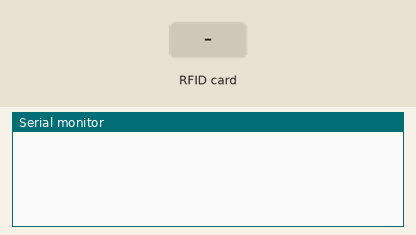
Simulated run of this sketch. Board: Arduino Mega 2560, built with avr-gcc and run on an emulated ATmega2560. Parts: the last lines printed to the serial monitor. The inputs (shaded band) are chosen by the test bench.

Above: at 1.2 s.
1.3 s: RFID card 04 D7 CB 2B held to the reader
At 1.8 s:
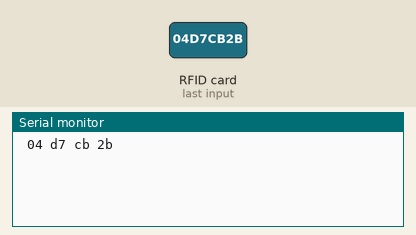
2.8 s: RFID card D5 99 55 23 held to the reader
At 3.3 s:
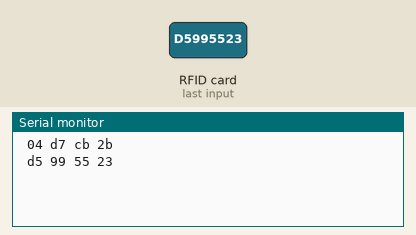
4.3 s: RFID card 83 3D 47 02 held to the reader
At 4.8 s:
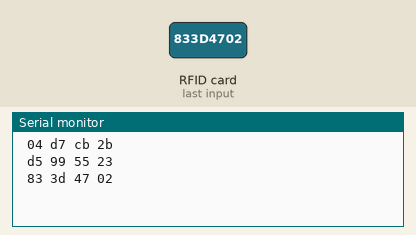
5.8 s: RFID card 5E 7A 19 C4 held to the reader
At 6.6 s:
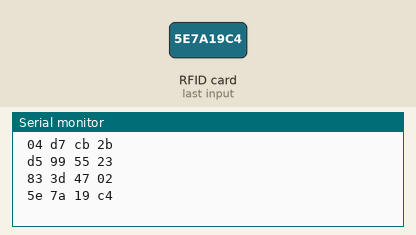

Measured:
- after the input at 1.3 s, the serial monitor: prints a new line at once (image 1)
- after the input at 2.8 s, the serial monitor: prints a new line at once (image 2)
- after the input at 4.3 s, the serial monitor: prints a new line at once (image 3)
- after the input at 5.8 s, the serial monitor: prints a new line at once (image 4)

The sketch:

ArduinoCode.ino
```cpp
/*
 * ----------------------------------------------------------------------------
 * This is a MFRC522 library example; see https://github.com/miguelbalboa/rfid
 * for further details and other examples.
 *
 * NOTE: The library file MFRC522.h has a lot of useful info. Please read it.
 *
 * Released into the public domain.
 * ----------------------------------------------------------------------------
 * Example sketch/program which will try the most used default keys listed in
 * https://code.google.com/p/mfcuk/wiki/MifareClassicDefaultKeys to dump the
 * block 0 of a MIFARE RFID card using a RFID-RC522 reader.
 *
 * Typical pin layout used:
 * -----------------------------------------------------------------------------------------
 *             MFRC522      Arduino       Arduino   Arduino    Arduino          Arduino
 *             Reader/PCD   Uno/101       Mega      Nano v3    Leonardo/Micro   Pro Micro
 * Signal      Pin          Pin           Pin       Pin        Pin              Pin
 * -----------------------------------------------------------------------------------------
 * RST/Reset   RST          9             5         D9         RESET/ICSP-5     RST
 * SPI SS      SDA(SS)      10            53        D10        10               10
 * SPI MOSI    MOSI         11 / ICSP-4   51        D11        ICSP-4           16
 * SPI MISO    MISO         12 / ICSP-1   50        D12        ICSP-1           14
 * SPI SCK     SCK          13 / ICSP-3   52        D13        ICSP-3           15
 *
 */

#include <SPI.h>
#include <MFRC522.h>

#define RST_PIN         5
#define SS_PIN          53

String tag1 = " 04 d7 cb 2b";
String tag2 = " d5 99 55 23";
String tag3 = " 83 3d 47 02";
String tag4 = " e5 e1 5e 23";
MFRC522 mfrc522(SS_PIN, RST_PIN);

#define NR_KNOWN_KEYS   8

byte knownKeys[NR_KNOWN_KEYS][MFRC522::MF_KEY_SIZE] =  {
    {0xff, 0xff, 0xff, 0xff, 0xff, 0xff}, // FF FF FF FF FF FF = factory default
    {0xa0, 0xa1, 0xa2, 0xa3, 0xa4, 0xa5}, // A0 A1 A2 A3 A4 A5
    {0xb0, 0xb1, 0xb2, 0xb3, 0xb4, 0xb5}, // B0 B1 B2 B3 B4 B5
    {0x4d, 0x3a, 0x99, 0xc3, 0x51, 0xdd}, // 4D 3A 99 C3 51 DD
    {0x1a, 0x98, 0x2c, 0x7e, 0x45, 0x9a}, // 1A 98 2C 7E 45 9A
    {0xd3, 0xf7, 0xd3, 0xf7, 0xd3, 0xf7}, // D3 F7 D3 F7 D3 F7
    {0xaa, 0xbb, 0xcc, 0xdd, 0xee, 0xff}, // AA BB CC DD EE FF
    {0x00, 0x00, 0x00, 0x00, 0x00, 0x00}  // 00 00 00 00 00 00
};

/*
 * Initialize.
 */
void setup() {
    Serial.begin(9600);         // Initialize serial communications with the PC
    while (!Serial);            // Do nothing if no serial port is opened (added for Arduinos based on ATMEGA32U4)
    SPI.begin();

    mfrc522.PCD_Init();         // Init MFRC522 card
}

/*
 * Helper routine to dump a byte array as hex values to Serial.
 */
String dump_byte_array(byte *buffer, byte bufferSize) {
  String output = "";
    for (byte i = 0; i < bufferSize; i++) {
        //Serial.print(buffer[i] < 0x10 ? " 0" : " ");
        //Serial.print(buffer[i], HEX);
        output += buffer[i] < 0x10 ? " 0" : " ";
        output += String(buffer[i], HEX);
    }
    return output;
}

/*
 * Try using the PICC (the tag/card) with the given key to access block 0.
 * On success, it will show the key details, and dump the block data on Serial.
 *
 * @return true when the given key worked, false otherwise.
 */
bool try_key(MFRC522::MIFARE_Key *key)
{
    bool result = false;
    byte buffer[18];
    byte block = 0;
    MFRC522::StatusCode status;

    status = mfrc522.PCD_Authenticate(MFRC522::PICC_CMD_MF_AUTH_KEY_A, block, key, &(mfrc522.uid));
    if (status != MFRC522::STATUS_OK) {
        return false;
    }

    byte byteCount = sizeof(buffer);
    status = mfrc522.MIFARE_Read(block, buffer, &byteCount);
    if (status != MFRC522::STATUS_OK) {
    }
    else {
        result = true;
    }

    mfrc522.PICC_HaltA();
    mfrc522.PCD_StopCrypto1();
    return result;
}

void loop() {

    if ( ! mfrc522.PICC_IsNewCardPresent())
        return;

    if ( ! mfrc522.PICC_ReadCardSerial())
        return;

    String uid = dump_byte_array(mfrc522.uid.uidByte, mfrc522.uid.size);

    Serial.println(uid);
    MFRC522::PICC_Type piccType = mfrc522.PICC_GetType(mfrc522.uid.sak);
    MFRC522::MIFARE_Key key;
    for (byte k = 0; k < NR_KNOWN_KEYS; k++) {
        for (byte i = 0; i < MFRC522::MF_KEY_SIZE; i++) {
            key.keyByte[i] = knownKeys[k][i];
        }
        if (try_key(&key)) {
            break;
        }
    }
}
```
